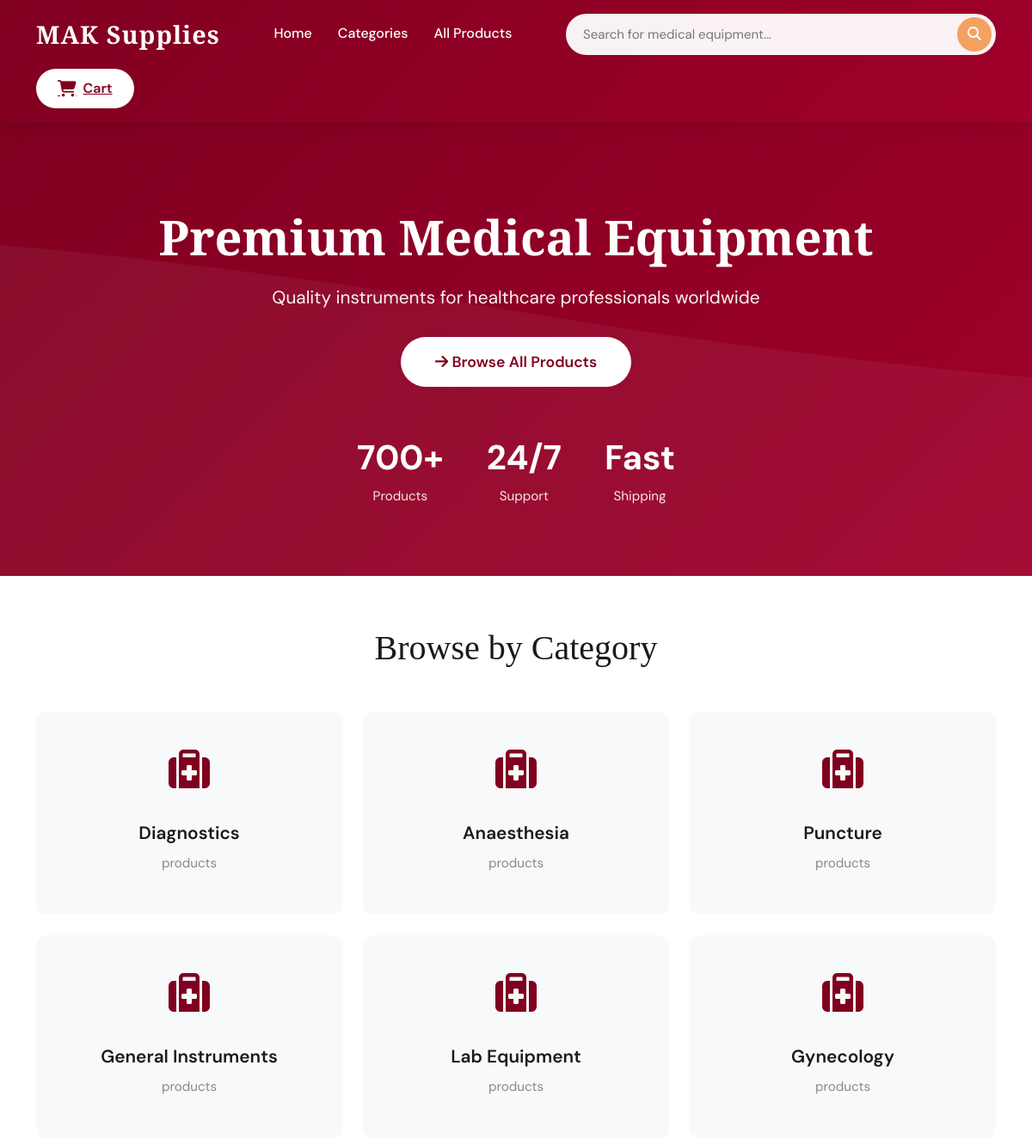
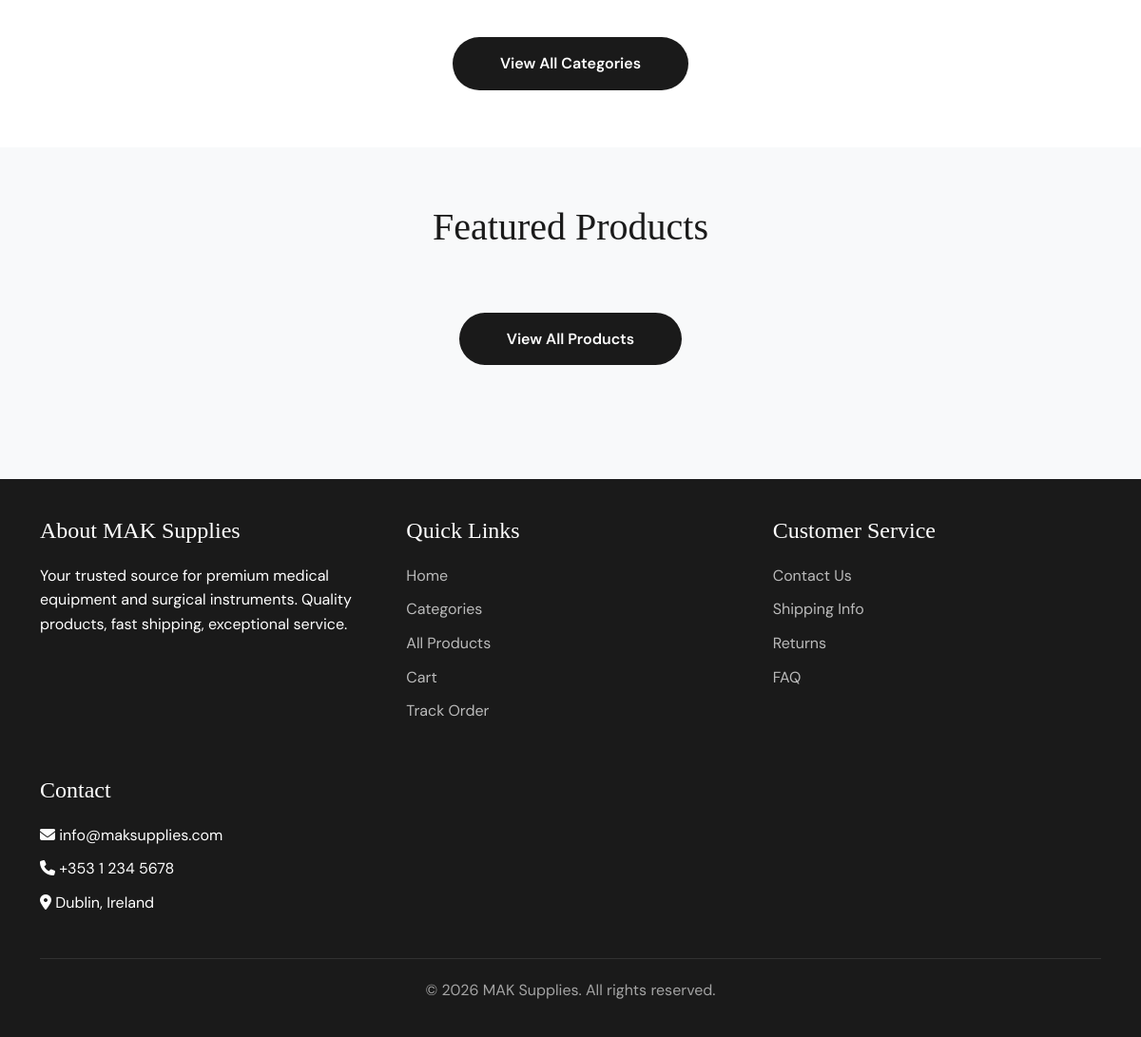
The page / on the database its author committed (2 pictures, top to bottom).
### products/models.py (models this page shows, shortened)
class Category(models.Model):
    name = models.CharField(max_length=100)

### products/views.py (the view)
# urls.py: path('', views.home, name='home'),
def home(request):
    category_id = request.GET.get('category')
    query = request.GET.get('q')
    categories = Category.objects.prefetch_related('subcategories')
    products = Product.objects.all()
    if category_id:
        products = products.filter(category_id=category_id)
    subcategory_id = request.GET.get('subcategory')
    if subcategory_id:
        products = products.filter(subcategory_id=subcategory_id)
    if query:
        products = products.filter(
            Q(name__icontains=query) |
            Q(description__icontains=query)
        )
    return render(request, 'products/home.html', {
        'products': products,
        'categories': categories,
        'selected_category': category_id,
        'query': query,
    })

### templates/products/home.html (shortened to what this page needs)
<!DOCTYPE html>
<html lang="en">
<head>
    <link href="https://cdn.jsdelivr.net/npm/bootstrap@5.3.2/dist/css/bootstrap.min.css" rel="stylesheet">
    <link rel="stylesheet" href="https://cdnjs.cloudflare.com/ajax/libs/font-awesome/6.4.0/css/all.min.css">
</head>
<body>
<nav class="navbar-custom">
    <div class="container">
        <div class="d-flex align-items-center justify-content-between w-100 flex-wrap gap-3">
            <a class="navbar-brand" href="/">MAK Supplies</a>
            <div class="nav-links d-none d-md-flex">
                <a href="/" class="nav-link">Home</a>
                <a href="/categories/" class="nav-link">Categories</a>
                <a href="/products/" class="nav-link">All Products</a>
            </div>
            <div class="search-container">
                <form method="get" action="/products/">
                    <input class="search-input"
                           type="search"
                           name="q"
                           placeholder="Search for medical equipment...">
                    <button class="search-btn" type="submit">
                        <i class="fas fa-search"></i>
                    </button>
                </form>
            </div>
            <a href="/cart/" class="cart-btn">
                <i class="fas fa-shopping-cart cart-icon"></i>
                <span>Cart</span>
            </a>
        </div>
    </div>
</nav>
<section class="hero-section">
    <div class="container">
        <div class="hero-content">
            <h1 class="hero-title">Premium Medical Equipment</h1>
            <p class="hero-subtitle">Quality instruments for healthcare professionals worldwide</p>
            <div class="hero-cta">
                <a href="/products/" class="cta-btn">
                    <i class="fas fa-arrow-right"></i> Browse All Products
                </a>
            </div>
            <div class="hero-stats">
                <div class="stat-item">
                    <span class="stat-number">700+</span>
                    <span class="stat-label">Products</span>
                </div>
                <div class="stat-item">
                    <span class="stat-number">24/7</span>
                    <span class="stat-label">Support</span>
                </div>
                <div class="stat-item">
                    <span class="stat-number">Fast</span>
                    <span class="stat-label">Shipping</span>
                </div>
            </div>
        </div>
    </div>
</section>
<section class="categories-section">
    <div class="container">
        <h2 class="section-title">Browse by Category</h2>
        <div class="row g-4">
            {% for category in categories|slice:":6" %}
            <div class="col-lg-4 col-md-6">
                <a href="/products/?category={{ category.id }}" class="category-showcase-card">
                    <div class="category-icon">
                        <i class="fas fa-medkit"></i>
                    </div>
                    <h3 class="category-showcase-name">{{ category.name }}</h3>
                    <p class="category-showcase-count">{{ category.product_count }} products</p>
                </a>
            </div>
            {% endfor %}
        </div>
        <div class="view-all-btn">
            <a href="/categories/" class="view-all-link">View All Categories</a>
        </div>
    </div>
</section>
<section class="featured-section">
    <div class="container">
        <h2 class="section-title">Featured Products</h2>
        <div class="view-all-btn">
            <a href="/products/" class="view-all-link">View All Products</a>
        </div>
    </div>
</section>
<footer class="footer">
    <div class="container">
        <div class="footer-content">
            <div class="footer-section">
                <h4>About MAK Supplies</h4>
                <p>Your trusted source for premium medical equipment and surgical instruments. Quality products, fast shipping, exceptional service.</p>
            </div>
            <div class="footer-section">
                <h4>Quick Links</h4>
                <ul>
                    <li><a href="/">Home</a></li>
                    <li><a href="/categories/">Categories</a></li>
                    <li><a href="/products/">All Products</a></li>
                    <li><a href="/cart/">Cart</a></li>
                    <li><a href="/orders/lookup/">Track Order</a></li>
                </ul>
            </div>
            <div class="footer-section">
                <h4>Customer Service</h4>
                <ul>
                    <li><a href="#">Contact Us</a></li>
                    <li><a href="#">Shipping Info</a></li>
                    <li><a href="#">Returns</a></li>
                    <li><a href="#">FAQ</a></li>
                </ul>
            </div>
            <div class="footer-section">
                <h4>Contact</h4>
                <ul>
                    <li><i class="fas fa-envelope"></i> info@maksupplies.com</li>
                    <li><i class="fas fa-phone"></i> +353 1 234 5678</li>
                    <li><i class="fas fa-map-marker-alt"></i> Dublin, Ireland</li>
                </ul>
            </div>
        </div>
        <div class="footer-bottom">
            <p>&copy; 2026 MAK Supplies. All rights reserved.</p>
        </div>
    </div>
</footer>
</body>
</html>

### templates/products/home.html (style rules this page uses)
:root { --primary-color: #800020; --secondary-color: #a0002a; --accent-color: #f4a261; --dark: #1a1a1a; --light-bg: #f8f9fa; --text-dark: #2c3e50; --border-color: #e8e8e8; --success: #27ae60; }
* { margin: 0; padding: 0; box-sizing: border-box; }
body { font-family: 'DM Sans', sans-serif; background-color: var(--light-bg); color: var(--text-dark); line-height: 1.6; }
.navbar-custom { background: linear-gradient(135deg, var(--primary-color) 0%, var(--secondary-color) 100%); padding: 1rem 0; box-shadow: 0 4px 20px rgba(0,0,0,0.1); position: sticky; top: 0; z-index: 1000; }
.navbar-brand { font-family: 'Playfair Display', serif; font-size: 1.8rem; font-weight: 700; color: white !important; letter-spacing: 1px; }
.nav-links { display: flex; gap: 30px; align-items: center; }
.nav-link { color: white !important; text-decoration: none; font-weight: 500; transition: all 0.3s ease; padding: 8px 0; border-bottom: 2px solid transparent; }
.search-container { position: relative; max-width: 500px; width: 100%; }
.search-input { width: 100%; padding: 12px 45px 12px 20px; border: none; border-radius: 50px; background: rgba(255, 255, 255, 0.95); font-size: 15px; transition: all 0.3s ease; }
.search-btn { position: absolute; right: 5px; top: 50%; transform: translateY(-50%); background: var(--accent-color); border: none; width: 40px; height: 40px; border-radius: 50%; color: white; cursor: pointer; transition: all 0.3s ease; }
.cart-btn { background: white; color: var(--primary-color); padding: 10px 25px; border-radius: 50px; border: none; font-weight: 600; transition: all 0.3s ease; display: flex; align-items: center; gap: 8px; }
.cart-icon { font-size: 1.2rem; }
.hero-section { background: linear-gradient(135deg, var(--primary-color) 0%, var(--secondary-color) 100%); padding: 100px 0 80px; position: relative; overflow: hidden; }
.hero-section::before { content: ''; position: absolute; top: 0; left: 0; right: 0; bottom: 0; background-size: cover; }
.hero-content { position: relative; z-index: 1; text-align: center; color: white; }
.hero-title { font-family: 'Playfair Display', serif; font-size: 3.5rem; font-weight: 700; margin-bottom: 20px; animation: fadeInUp 0.8s ease; }
.hero-subtitle { font-size: 1.3rem; opacity: 0.95; margin-bottom: 30px; animation: fadeInUp 1s ease; }
.hero-cta { margin-top: 30px; animation: fadeInUp 1.2s ease; }
.cta-btn { background: white; color: var(--primary-color); padding: 15px 40px; border-radius: 50px; border: none; font-weight: 600; font-size: 1.1rem; transition: all 0.3s ease; text-decoration: none; display: inline-block; }
.hero-stats { display: flex; justify-content: center; gap: 50px; margin-top: 50px; animation: fadeInUp 1.4s ease; }
.stat-item { text-align: center; }
.stat-number { font-size: 2.5rem; font-weight: 700; display: block; }
.stat-label { font-size: 0.95rem; opacity: 0.9; }
.categories-section { padding: 60px 0; background: white; }
.section-title { font-family: 'Playfair Display', serif; font-size: 2.5rem; text-align: center; margin-bottom: 50px; color: var(--dark); }
.category-showcase-card { background: var(--light-bg); border-radius: 12px; padding: 30px; text-align: center; transition: all 0.3s ease; height: 100%; text-decoration: none; display: block; border: 2px solid transparent; }
.category-icon { font-size: 3rem; color: var(--primary-color); margin-bottom: 20px; }
.category-showcase-name { font-size: 1.3rem; font-weight: 600; color: var(--dark); margin-bottom: 10px; }
.category-showcase-count { color: #888; font-size: 0.95rem; }
.featured-section { padding: 60px 0; }
.view-all-btn { text-align: center; margin-top: 40px; }
.view-all-link { background: var(--dark); color: white; padding: 15px 50px; border-radius: 50px; text-decoration: none; font-weight: 600; display: inline-block; transition: all 0.3s ease; }
.footer { background: var(--dark); color: white; padding: 40px 0 20px; margin-top: 60px; }
.footer-content { display: grid; grid-template-columns: repeat(auto-fit, minmax(250px, 1fr)); gap: 40px; margin-bottom: 30px; }
.footer-section h4 { font-family: 'Playfair Display', serif; margin-bottom: 20px; }
.footer-section ul { list-style: none; padding: 0; }
.footer-section ul li { margin-bottom: 10px; }
.footer-section a { color: rgba(255, 255, 255, 0.7); text-decoration: none; transition: color 0.3s ease; }
.footer-bottom { text-align: center; padding-top: 20px; border-top: 1px solid rgba(255, 255, 255, 0.1); color: rgba(255, 255, 255, 0.6); }

### rows shown on the page
Category: name "Diagnostics"
Category: name "Anaesthesia"
Category: name "Puncture"
Category: name "General Instruments"
Category: name "Lab Equipment"
Category: name "Gynecology"
